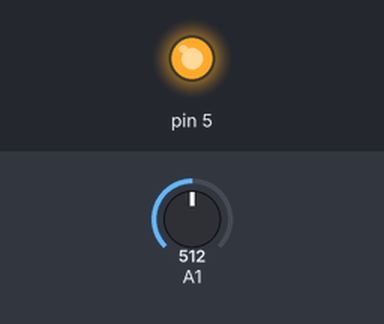
Recording of a sketch running on a simulated Arduino Uno, built with avr-gcc and run on an emulated ATmega328P. On the bench: output pins drawn as LEDs (lit = HIGH). The inputs (shaded band) are chosen by the test bench; at power-on: A1 = 512.

Above: at 1.2 s.
1.3 s: A1 set to 413
2.8 s: A1 set to 382
Timing chart, 0 to 5.8 s (numbered marks = the images above; inputs shaded):
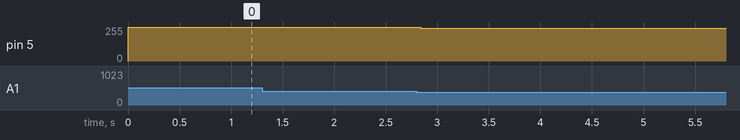

Measured:
- after the input at 1.3 s, every drawn part: stays the same
- after the input at 2.8 s, pin 5: 255/255 → 246/255 at once

The sketch:

LDR.ino
```cpp
void setup() {
  pinMode(A1,INPUT_PULLUP);
  pinMode(5,OUTPUT);

}

void loop() {
  int val=analogRead(A1);
  if(val<400){
    digitalWrite(5,LOW);
  }
    digitalWrite(5,HIGH);
  }
```
